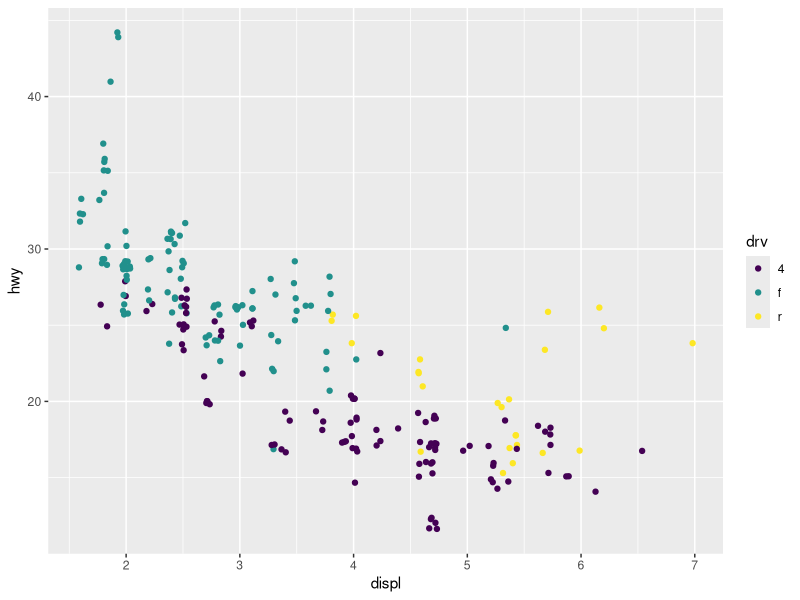

Source code (R):
## ---- chunk 1
knitr::opts_chunk$set(echo = TRUE)
## ---- chunk 2
library(tidyverse)
library(broom)
library(tidyverse)
library(ggridges) 
## ---- chunk 3
mpg %>% 
  ggplot(aes(x = displ, y = hwy, color = drv)) + 
  geom_jitter() + scale_color_viridis_d() 
  # theme_minimal()
